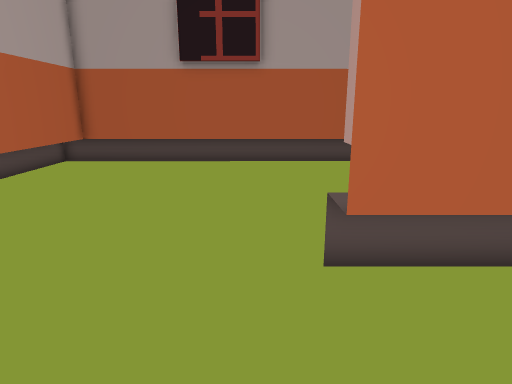
View 1 (above)

16 first-person views from a walk through a Godot game level. The camera is 1.4 m above the floor, tilts 14° down and sees 75° across. The floor is counted in squares, 0.5 m on a side. Each view is taken from the middle of a square. On the plan, view 1 faces up. The plan holds only what a view shows up to about 20 squares ahead; the rest is blank. The place goes on beyond the plan.

View 2
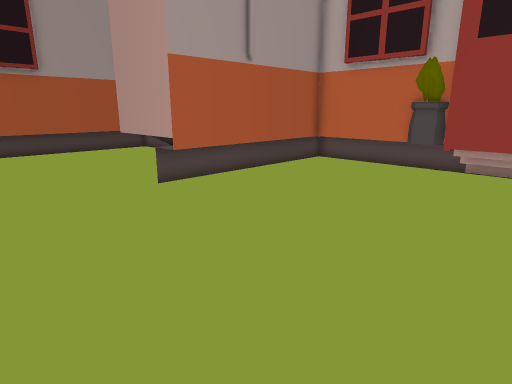

View 3
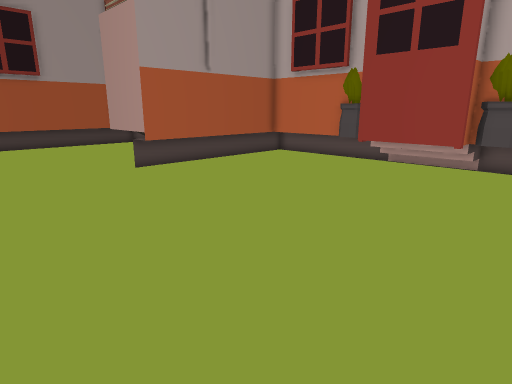

View 4
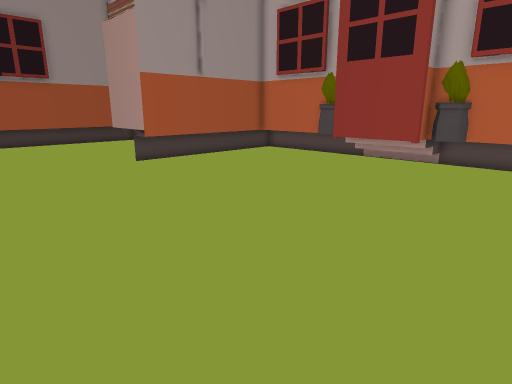

View 5
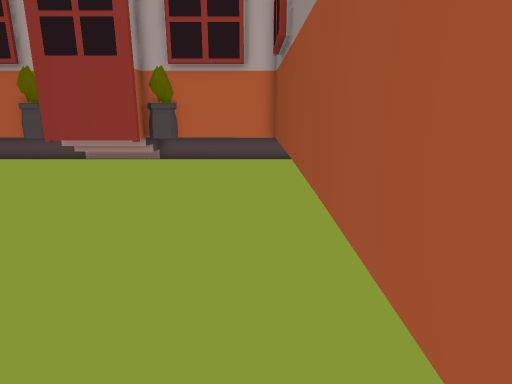

View 6
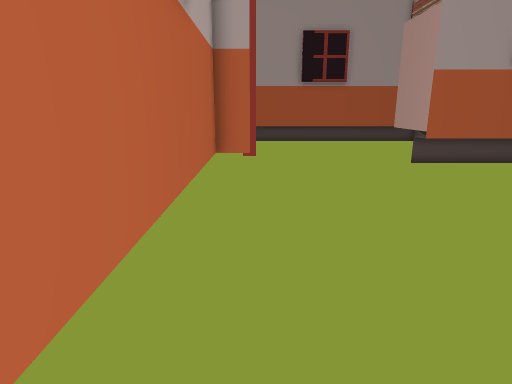

View 7
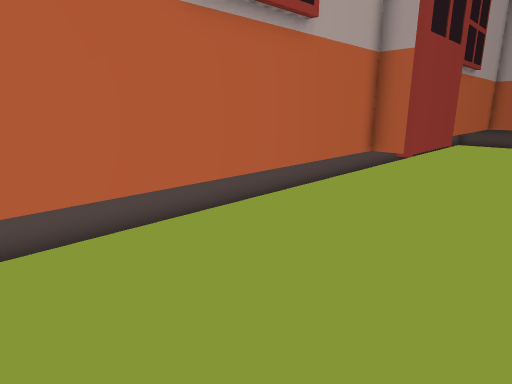

View 8
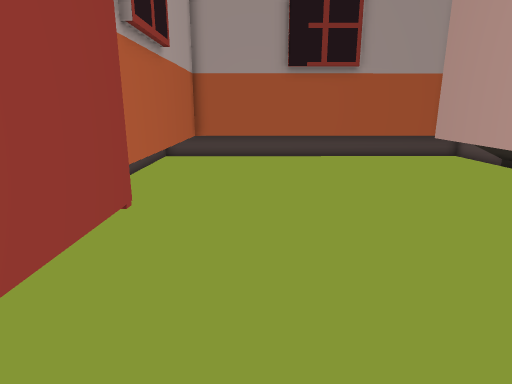

View 9
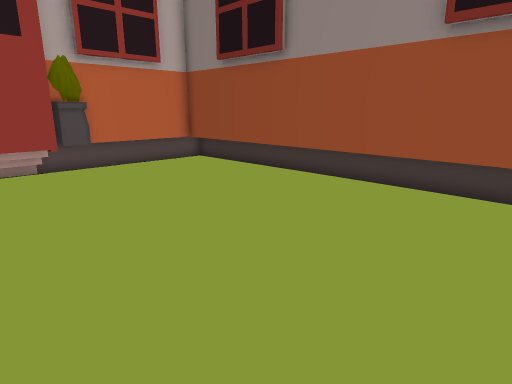

View 10
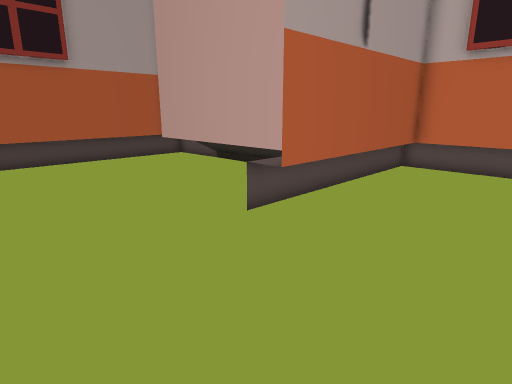

View 11
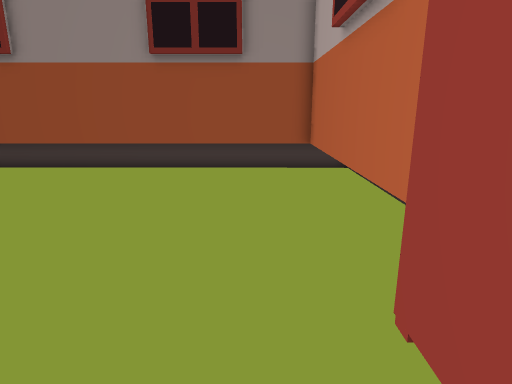

View 12
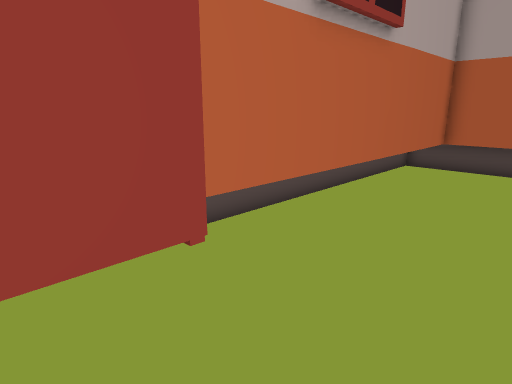

View 13
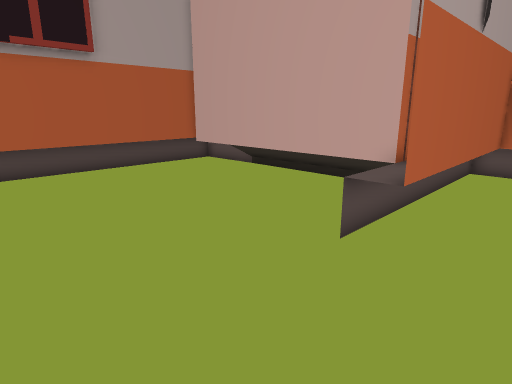

View 14
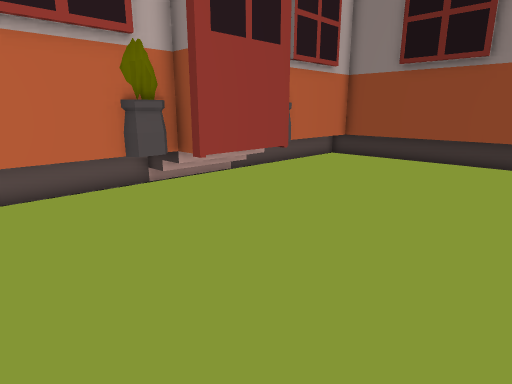

View 15
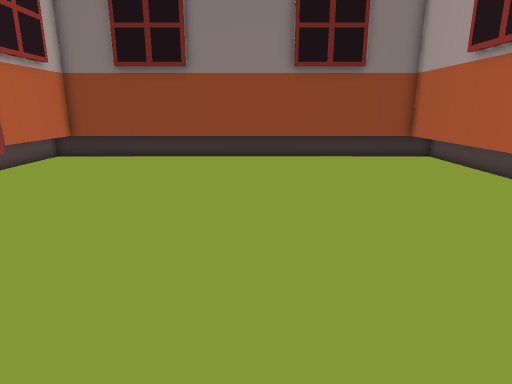

View 16
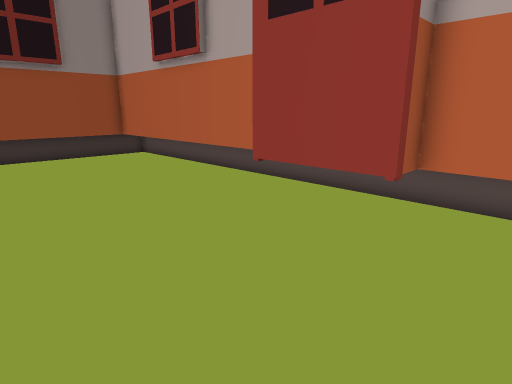

### Floor plan
Points are (right, up) in squares from view 1. A wall is a line through its corners. A room is listed if a view was taken in it or the views show most of it. See-through windows are left out.
Room 1 (views 1, 2, 3, 4, 5, 6, 7, 8, 9, 10, 11, 12, 13, 14, 15, 16)
walls: (3.8, 5.5) (3.8, 14.7); (5.1, 5.6) (1.1, 5.6); (9.6, -1.5) (9.6, -0.6) (10, -0.3); (9.9, -1) (9.9, 4.3) (1.1, 4.3); (10, -7.4) (10, -4.9); (10, -8.1) (9.6, -7.8) (9.6, -6.9) (10, -6.6); (12.2, -6.5) (8.6, -6.5) (8.6, -2.2) (11.5, -2.2); (4.9, 16.1) (-8.4, 16.1) (-8.3, 3.2) (-7, 3.2) (-7, -1.1) (-8.3, -1.1) (-8.3, -13) (10, -13.1) (10, -7.8)

Positions as (right, up) in squares from view 1, and headings:
1: (0, 0), facing up
2: (-5, -6), facing up-right
3: (-6, -10), facing up-right
4: (-7, -12), facing up-right
5: (-7, -12), facing right
6: (-7, -12), facing up
7: (-3, -12), facing up-left
8: (-5, -2), facing up
9: (-5, -3), facing down-right
10: (-5, -1), facing up-right
11: (-6, 1), facing down
12: (-4, 1), facing up-left
13: (-5, 2), facing up-right
14: (0, 4), facing down-right
15: (0, 5), facing down
16: (0, 6), facing down-left
